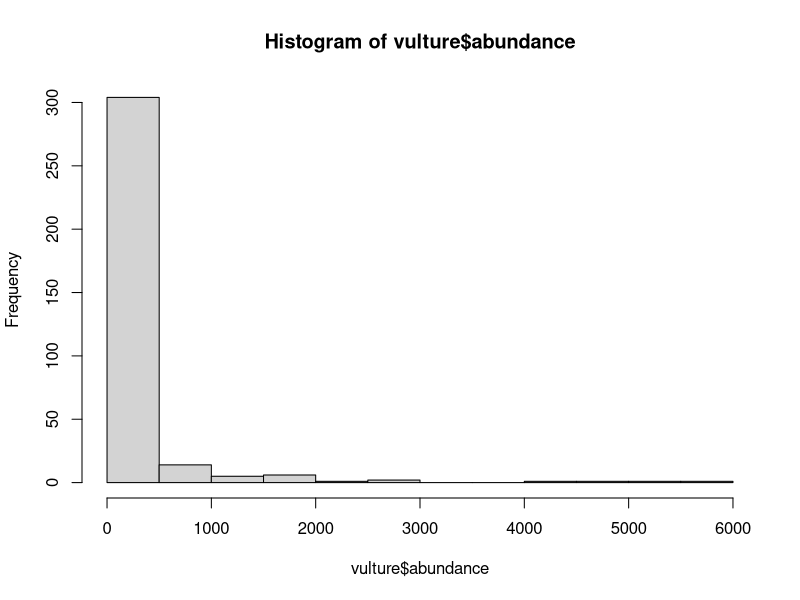
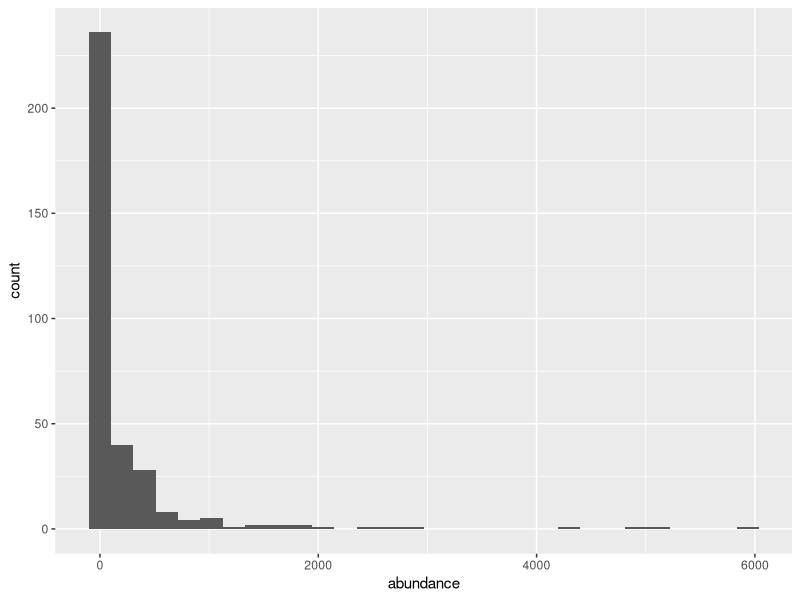
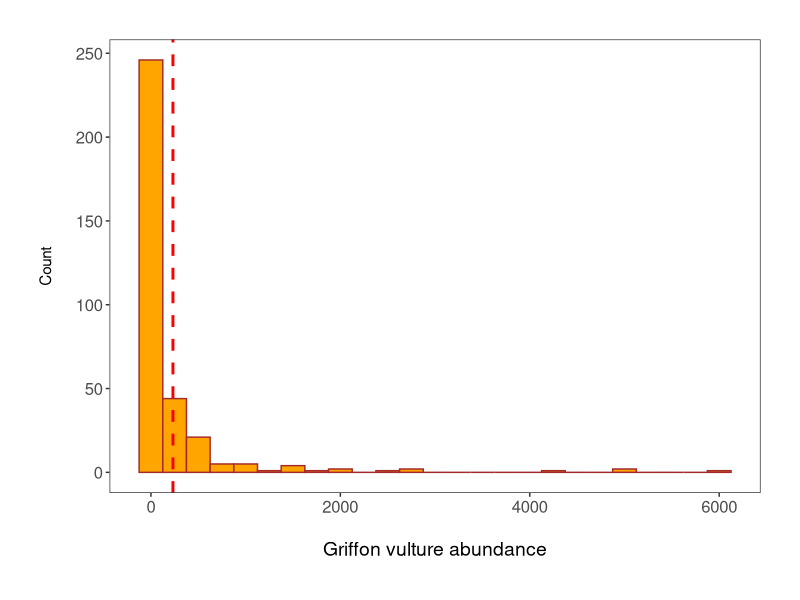
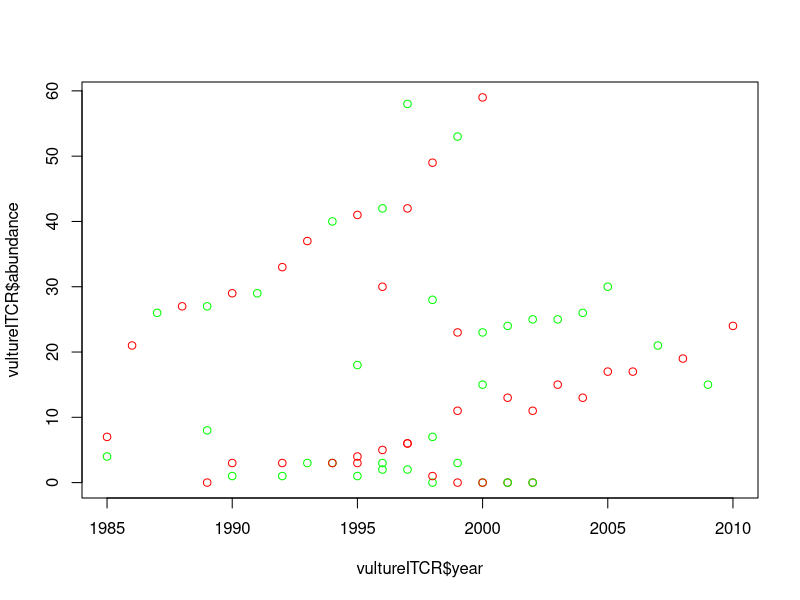
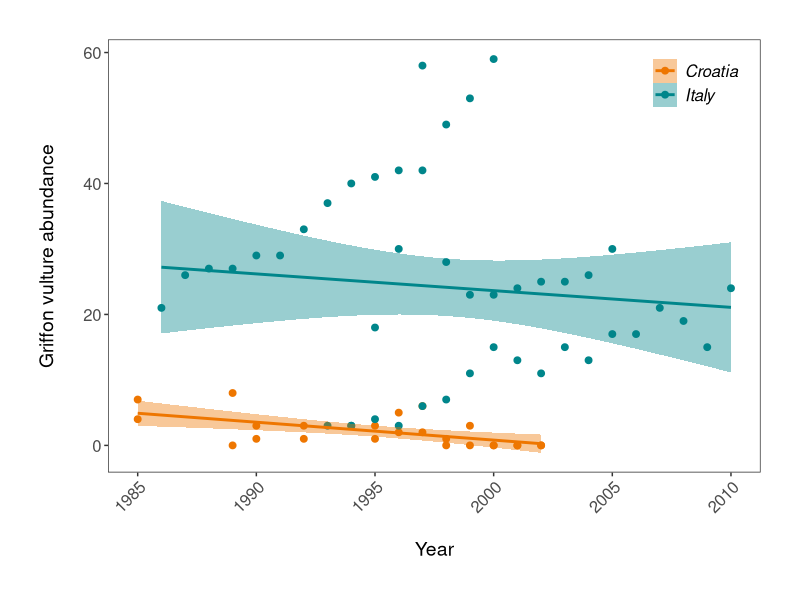
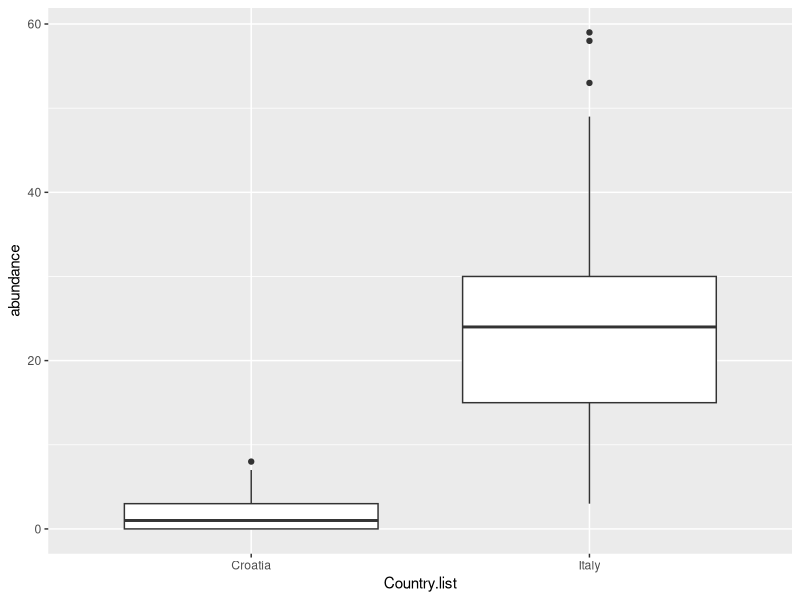
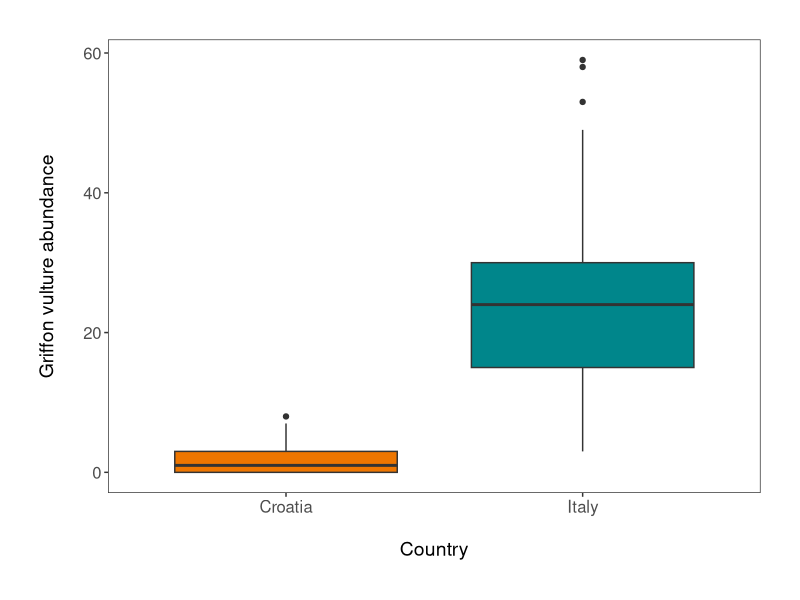
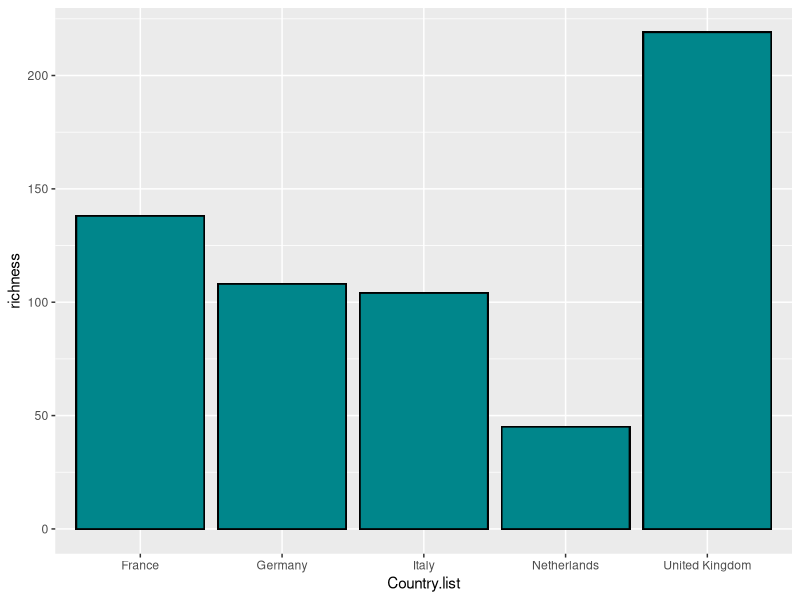

These figures' R source, in order:
#####################################################################################################

#### Mark Farrell's trials and tribulations with Coding Club's Data Viz part 1 ######################

#### mark.farrell@csiro.au        +61 8 8303 8664         09/04/2020 ################################

#### Their webpage is here: https://ourcodingclub.github.io/tutorials/datavis/ ######################

#####################################################################################################


### Set working directory
setwd("~/DATASCHOOL/r-learning/CC_course_stream2/02_Data_vis_1/")


### Install packages as needed
install.packages(c("gridExtra", "readr")) #Use `c()` to make the list of packages a vector to install more than one


### Load packages
library(tidyr)
library(dplyr)
library(ggplot2)
library(readr)
library(gridExtra)

## Import data
LPI <- read.csv("LPIdata_CC.csv")

## Convert data to long format
# By adding `9:53` we are selecting all columns from column 9 to column 53. These contain the monitoring data for each
# combination covered by columns 1-8

LPI2 <- gather(LPI, "year", "abundance", 9:53)

# We now have a very long dataset where year and abundance have been added as columns 9 & 10,
# and abundances that were previously in 9-53 are now in 10 with the year for each column in 9

# However, we're not there yet as we have that "X" in front of every year, so we need to use 
LPI2$year <- parse_number(LPI2$year)
str(LPI2)

# Abundance is still a character, let's fix that
LPI2$abundance <- as.numeric(LPI2$abundance)
str(LPI2)

# Given the size of the dataset, we're first going to identify a species to subset to and play with.
unique(LPI2$Common.Name) #lists all individual unique names, though console gets bored after 1000

# We'll stick with the example in the exercise and go with vultures
vulture <- filter(LPI2, Common.Name == "Griffon vulture / Eurasian griffon")
head(vulture)
vulture <- na.omit(vulture) #cull the NAs


####################################################################################################################

### Graphics time

## Base
base_hist <- hist(vulture$abundance)

## ggplot
vulture_hist <- ggplot(vulture, aes(x = abundance)) +
  geom_histogram()
vulture_hist

## gg better
(vulture_hist <- ggplot(vulture, aes(x = abundance)) +
    geom_histogram(binwidth = 250, colour = "brown", fill = "orange") +
    geom_vline(aes(xintercept = mean(abundance)),
               colour = "red", linetype = "dashed", size = 1) +
    theme_bw() +
    ylab("Count\n") + # `\n` adds a line below the label to give more space
    xlab("\nGriffon vulture abundance") +
    theme(axis.text = element_text(size = 12),
          axis.title.x = element_text(size = 14, face = "plain"), # face="plain" is the default, you can change it to italic, bold, etc.
          panel.grid = element_blank(),
          plot.margin = unit(c(1,1,1,1), units = , "cm"))  # Putting a 1 cm margin around the plot
    )

## Scatter plot to show how abundance changes in Italy and Croatia over time

vultureITCR <- filter(vulture, Country.list %in% c("Croatia", "Italy"))
plot(vultureITCR$year, vultureITCR$abundance, col=c("red", "green"))
(vulture_scatter <- ggplot(vultureITCR, aes(x = year, y = abundance, colour = Country.list)) +
                             geom_point(size = 2) +
    geom_smooth(method = "lm", aes(fill = Country.list)) +
    theme_bw() +
    scale_fill_manual(values = c("#EE7600", "#00868B")) +
    scale_colour_manual(values = c("#EE7600", "#00868B"),
                        labels = c("Croatia", "Italy")) +
    ylab("Griffon vulture abundance\n") +
    xlab("\nYear") +
    theme(axis.text.x = element_text(size = 12, angle = 45, vjust = 1, hjust = 1),
          axis.text.y = element_text(size = 12),
          axis.title = element_text(size = 14, face = "plain"),
          panel.grid = element_blank(),
          plot.margin = unit(c(1,1,1,1), units = , "cm"),
          legend.text = element_text(size = 12, face = "italic"),
          legend.title = element_blank(),
          legend.position = c(0.9, 0.9))
  )

## Boxplot to examine differences in abundance between the two countries

(vulture_boxplot <- ggplot(vultureITCR, aes(Country.list, abundance))
  + geom_boxplot()
  )

# Pretty...

(vulture_boxplot <- ggplot(vultureITCR, aes(Country.list, abundance)) +
    geom_boxplot(aes(fill = Country.list)) +
    theme_bw() +
    scale_fill_manual(values = c("#EE7600", "#00868B")) +
    scale_colour_manual(values = c("#EE7600", "#00868B")) +
    ylab("Griffon vulture abundance\n") +
    xlab("\nCountry") +
    theme(axis.text = element_text(size = 12),
          axis.title = element_text(size = 14, face = "plain"),                     
          panel.grid = element_blank(),                                               
          plot.margin = unit(c(1,1,1,1), units = , "cm"),               
          legend.position = "none")
    )

## Bar plot to examine several countries. NB we don't like barplots, but this is appropriate as we're presenting
## calculated species richness data

# This chunk takes the LPI2 data, selects five countries, and eventually adds a column based upon how many unique 
# names (species in this case) are present in each country. It has however retained all the other info into the 
# new tibble

richness <- LPI2 %>% filter(Country.list %in% c("United Kingdom", "Germany", "France", "Netherlands", "Italy")) %>% 
  group_by(Country.list) %>% 
  mutate(richness = length(unique(Common.Name)))

(richness_barplot <- ggplot(richness, aes(Country.list, richness)) +
    geom_bar(position = position_dodge(), stat = "identity", colour = "black", fill = "#00868B")
  )

### Facet time

## First to show what a mess when not splitting between panels

(vulture_scatter_all <- ggplot(vulture, aes(x = year, y = abundance, colour = Country.list)) +
    geom_point(size = 2) +
    geom_smooth(method = "lm", aes(fill = Country.list)) +
    theme_bw() +
    ylab("Griffon vulture abundance\n") +
    xlab("\nYear") +
    theme(axis.text.x = element_text(size = 12, angle = 45, vjust = 1, hjust = 1),     # making the years at a bit of an angle
          axis.text.y = element_text(size = 12),
          axis.title = element_text(size = 14, face = "plain"),                        
          panel.grid = element_blank(),                                   # Removing the background grid lines               
          plot.margin = unit(c(1,1,1,1), units = , "cm"),                 # Adding a 1 cm margin around the plot
          legend.text = element_text(size = 12, face = "italic"),         # Setting the font for the legend text
          legend.title = element_blank(),                                 # Removing the legend title
          legend.position = "right")
  ) 

## With facets

(vulture_scatter_facet <- ggplot(vulture, aes(x = year, y = abundance, colour = Country.list)) +
    geom_point(size = 2) +
    geom_smooth(method = "lm", aes(fill = Country.list)) +
    facet_wrap(~ Country.list, scales = "free_y") +
    theme_bw() +
    ylab("Griffon vulture abundance\n") +
    xlab("\nYear") +
    theme(axis.text.x = element_text(size = 12, angle = 45, vjust = 1, hjust = 1),     # making the years at a bit of an angle
          axis.text.y = element_text(size = 12),
          axis.title = element_text(size = 14, face = "plain"),                        
          panel.grid = element_blank(),                                   # Removing the background grid lines               
          plot.margin = unit(c(1,1,1,1), units = , "cm"),                 # Adding a 1 cm margin around the plot
          legend.text = element_text(size = 12, face = "italic"),         # Setting the font for the legend text
          legend.title = element_blank(),                                 # Removing the legend title
          legend.position = "right")
) 

# Some useful arguments to include in facet_wrap()are nrow = or 
# ncol = , specifying the number of rows or columns, respectively. 
# You can also see that we used scales = "free_y", to allow different y axis values 
# because of the wide range of abundance values in the data. 
# You can use “fixed” when you want to constrain all axis values.





